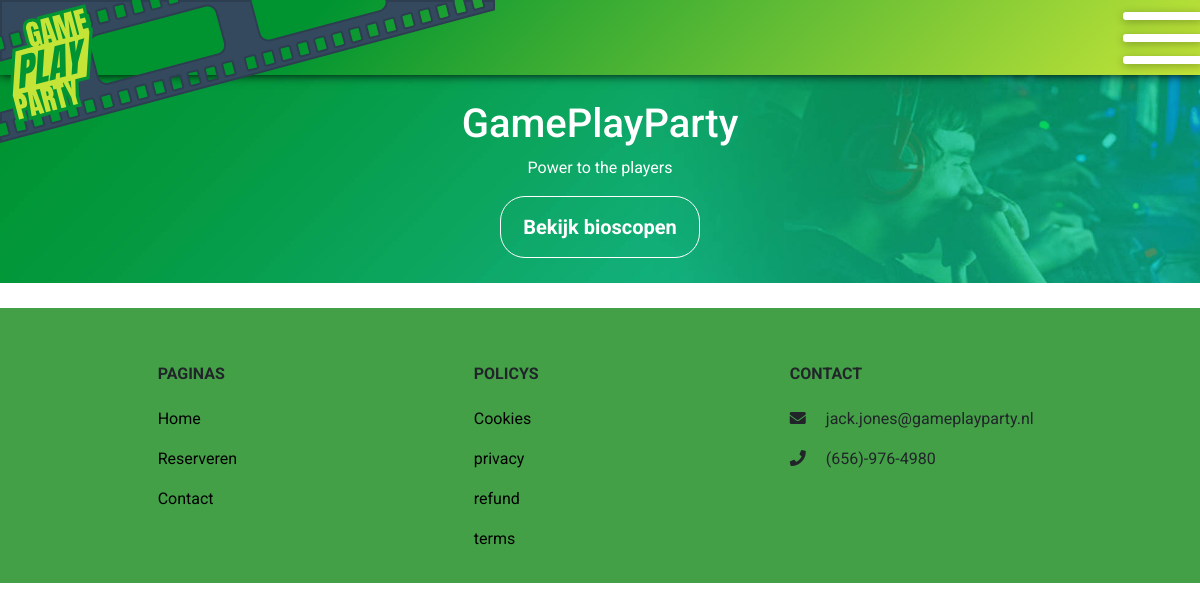
/?op=refund, run on an earlier commit of the app's database.
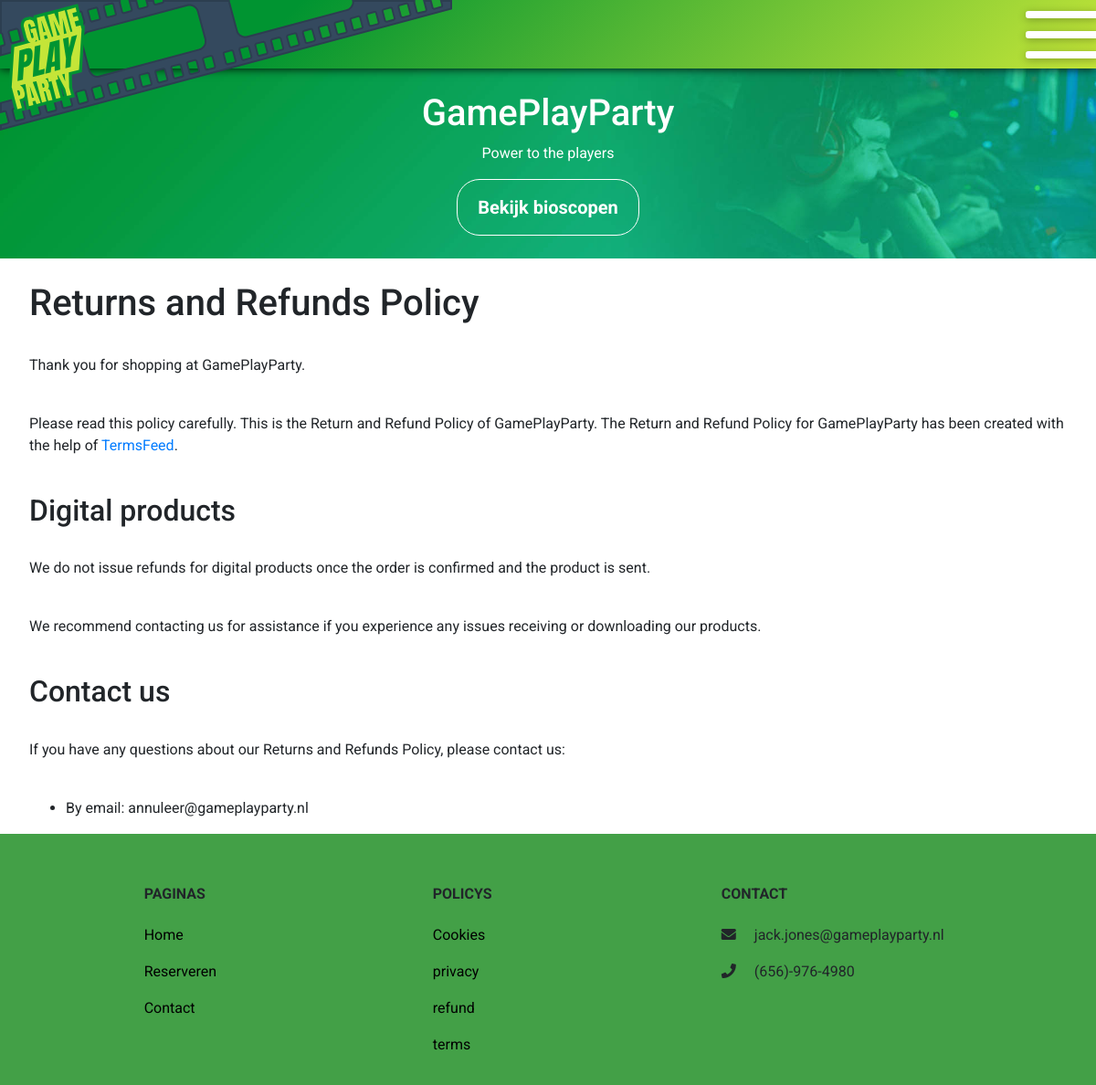
And on a later commit of the database.
### tables this page shows
CREATE TABLE `paginas` (
  `pagina_id` int(11) NOT NULL,
  `pagina_titel` varchar(256) NOT NULL,
  `pagina_content` text NOT NULL
);

### index.php (called while the page is built)
<?php
require_once 'controller/UserController.php';
$controller = new UserController();
$controller->handleRequest();

### model/DataHandler.php (called while the page is built, shortened)
<?php
class DataHandler {
    public function __construct($host, $dbdriver, $dbname, $username, $password) {
        $this->host     = $host;
        $this->dbdriver = $dbdriver;
        $this->dbname   = $dbname;
        $this->username = $username;
        $this->password = $password;
        try {
            $this->dbh = new PDO("$this->dbdriver:host=$this->host;dbname=$this->dbname", $this->username, $this->password);
            $this->dbh->setAttribute(PDO::ATTR_ERRMODE, PDO::ERRMODE_EXCEPTION);
            return true;
        } catch (PDOException $e) {
            echo "Connection with " . $this->dbdriver . " failed: " . $e->getMessage();
        }
    }
    public function readsData($sql) {
        return $this->dbh->query($sql, PDO::FETCH_ASSOC);
    }
};

### model/AuthorLogic.php (called while the page is built, shortened)
<?php
require_once 'model/DataHandler.php';
class AuthorLogic {
    public function __construct() {
        $this->DataHandler = new Datahandler("localhost", "mysql", "gameplayparty", "root", "");
    }
    public function getContent($pageName) {
        $sql='SELECT pagina_content FROM paginas WHERE pagina_titel="' . $pageName . '"';
        $results= $this->DataHandler->readsData($sql);
        return $results;
    }
}
?>

### view/policy/refund.php (the view)
<?php include './view/header.php'; ?>
<?php
    while ($row = $content->fetch(PDO::FETCH_ASSOC)) {
        echo $row['pagina_content'];
    }
?>
<?php include './view/footer.php'; ?>

### controller/UserController.php (shortened to what this page needs)
<?php
require_once 'model/AuthorLogic.php';
class UserController {
    public function __construct() {
        $this->AuthorLogic      = new AuthorLogic();
    }
    public function handleRequest() {
        try {
            $op = isset($_REQUEST['op']) ? $_REQUEST['op'] : null;
            switch ($op) {
                case 'refund':
                    $this->collectRefund();
                    break;
            }
        } catch (ValidationException $e) {
            $errors = $e->getErrors();
        }
    }
    public function collectRefund() {
        $content = $this->AuthorLogic->getContent('refund');
        include './view/policy/refund.php';
    }
}

### view/header.php (shortened to what this page needs)
<!DOCTYPE html>
<html lang="en">
<head>
    <link href="https://stackpath.bootstrapcdn.com/bootstrap/4.3.1/css/bootstrap.min.css" rel="stylesheet"
>
    <link rel="stylesheet" href="https://use.fontawesome.com/releases/v5.7.2/css/all.css"
>
    <link href="//cdn.quilljs.com/1.3.6/quill.snow.css" rel="stylesheet">
    <link href="//cdn.quilljs.com/1.3.6/quill.bubble.css" rel="stylesheet">
    <link rel="stylesheet" type="text/css" href="assets/css/grids/grids.css">
    <link rel="stylesheet" type="text/css" href="assets/css/main.css">
</head>
<body>
<header class="main-header">
    <div class="header-logo">
        <a href="./?op=home">
            <img src="./assets/img/logo.svg">
        </a>
    </div>
</header>
<div class="box">
    <div class="btn-menu not-active">
        <span></span>
        <span></span>
        <span></span>
    </div>
</div>
<div class="row center-xs slider">
    <div class="col-xs-12 col-md-12">
        <div class="slider-caption">
            <?php
            switch ($_REQUEST['op']) {
                default:
                    echo '<h1>GamePlayParty</h1>';
            }
            ?>
            <p>Power to the players</p>
            <a href="./?op=reservations" class="btn-link light">Bekijk bioscopen</a>
        </div>
    </div>
</div>
<div class="container-fluid">

### view/footer.php (shortened to what this page needs)
</div>
<footer class="page-footer font-small mdb-color pt-4" style="background-color:#43a047;">
    <div class="container text-center text-md-left">
        <div class="row text-center text-md-left mt-3 pb-3">
            <div class="col-md-1 col-lg-1 col-xl-1 mx-auto mt-3">
                <h6 class="text text-uppercase mb-4 font-weight-bold">Paginas</h6>
                <div>
                    <p>
                        <a href="?op=home" style="color: black;">Home</a>
                    </p>
                    <p>
                        <a href="?op=reservations" style="color: black;">Reserveren</a>
                    </p>
                    <p>
                        <a href="?op=contact" style="color: black;">Contact</a>
                    </p>
                </div>
            </div>
            <div class="col-md-1 col-lg-1 col-xl-1 mx-auto mt-3">
                <h6 class="text-uppercase mb-4 font-weight-bold">Policys</h6>
                <p>
                    <a href="?op=cookies" style="color: black;">Cookies</a>
                <p>
                    <a href="?op=privacy" style="color: black;">privacy</a>
                </p>
                <p>
                    <a href="?op=refund" style="color: black;">refund</a>
                </p>
                <p>
                    <a href="?op=terms" style="color: black;">terms</a>
                </p>
            </div>
            <div class="col-md-2 col-lg-3 col-xl-2 mx-auto mt-3">
                <h6 class="text-uppercase mb-4 font-weight-bold">Contact</h6>
                <p>
                    <i class="fas fa-envelope mr-3"></i> jack.jones@gameplayparty.nl</p>
                <p>
                    <i class="fas fa-phone mr-3"></i> (656)-976-4980</p>
            </div>
        </div>
    </div>
</footer>
</body>
</html>

### assets/css/grids/grids.css (style rules this page uses)
.container-fluid { margin-right:auto;margin-left:auto;padding-right:2rem;padding-left:2rem }
.row { box-sizing:border-box;display:-ms-flexbox;display:-webkit-box;display:flex;-ms-flex:0 1 auto;-webkit-box-flex:0;flex:0 1 auto;-ms-flex-direction:row;-webkit-box-orient:horizontal;-webkit-box-direction:normal;flex-direction:row;-ms-flex-wrap:wrap;flex-wrap:wrap;margin-right:-1rem;margin-left:-1rem }
.col-xs,.col-xs-1,.col-xs-10,.col-xs-11,.col-xs-12,.col-xs-2,.col-xs-3,.col-xs-4,.col-xs-5,.col-xs-6,.col-xs-7,.col-xs-8,.col-xs-9 { box-sizing:border-box;-ms-flex:0 0 auto;-webkit-box-flex:0;flex:0 0 auto;padding-right:1rem;padding-left:1rem }
.col-xs-12 { -ms-flex-preferred-size:100%;flex-basis:100%;max-width:100% }
.center-xs { -ms-flex-pack:center;-webkit-box-pack:center;justify-content:center;text-align:center }
@media only screen and (min-width:48em) { .container { width:46rem } }
@media only screen and (min-width:62em) { .container { width:61rem } }
@media only screen and (min-width:62em) { .col-md,.col-md-1,.col-md-10,.col-md-11,.col-md-12,.col-md-2,.col-md-3,.col-md-4,.col-md-5,.col-md-6,.col-md-7,.col-md-8,.col-md-9 { box-sizing:border-box;-ms-flex:0 0 auto;-webkit-box-flex:0;flex:0 0 auto;padding-right:1rem;padding-left:1rem } }
@media only screen and (min-width:62em) { .col-md-1 { -ms-flex-preferred-size:8.333%;flex-basis:8.333%;max-width:8.333% } }
@media only screen and (min-width:62em) { .col-md-2 { -ms-flex-preferred-size:16.667%;flex-basis:16.667%;max-width:16.667% } }
@media only screen and (min-width:62em) { .col-md-12 { -ms-flex-preferred-size:100%;flex-basis:100%;max-width:100% } }
@media only screen and (min-width:75em) { .container { width:71rem } }
@media only screen and (min-width:75em) { .col-lg,.col-lg-1,.col-lg-10,.col-lg-11,.col-lg-12,.col-lg-2,.col-lg-3,.col-lg-4,.col-lg-5,.col-lg-6,.col-lg-7,.col-lg-8,.col-lg-9 { box-sizing:border-box;-ms-flex:0 0 auto;-webkit-box-flex:0;flex:0 0 auto;padding-right:1rem;padding-left:1rem } }
@media only screen and (min-width:75em) { .col-lg-1 { -ms-flex-preferred-size:8.333%;flex-basis:8.333%;max-width:8.333% } }
@media only screen and (min-width:75em) { .col-lg-3 { -ms-flex-preferred-size:25%;flex-basis:25%;max-width:25% } }

### assets/css/essentials.css (style rules this page uses)
body { overflow-x: hidden; box-sizing: border-box; font-family: 'Roboto', sans-serif; }
.slider { background-image: url('../img/slider.jpg'); background-size: cover; background-repeat: no-repeat; position: relative; left: 0; right: 0; margin-bottom: 25px; }
.slider-caption { margin: 100px 0px 25px 0px; color: #fff; }
.btn-link { font-size: 20px; font-weight: bold; }
.btn-link.light { display: block; width: 200px; margin: 10px auto; padding: 15px 20px; color: #fff; border: 1px solid #fff; border-radius: 25px; transition: all 0.25s ease-in-out; }

### assets/css/header.css (style rules this page uses)
header.main-header { position: fixed; top: 0; left: 0; right: 0; height: 75px; background-color: #3bb78f; background-image: linear-gradient(315deg, #c4e538 0%, #009431 74%); box-shadow: 0px 0px 10px 0px #000; z-index: 10; }
header.main-header .header-logo { display: inline-block; float: left; position: relative; top: 0; left: 0; height: 100%; width: 55%; }
header.main-header .header-logo img { width: 75%; height: auto; transition: all 0.5s ease-in-out; }
.box { position: fixed; top: 0px; right: 0px; width: 75px; height: 75px; background: transparent; border-radius: 2px; z-index: 20; }
.btn-menu { position: absolute; top: 50%; left: 50%; transform: translate(-50%, -50%); width: 80px; cursor: pointer; }
.btn-menu span { display: block; width: 100%; box-shadow: 0 2px 10px 0 rgba(0, 0, 0, 0.3); border-radius: 3px; height: 8px; background: #fff; transition: all .3s; position: relative; }
.btn-menu span + span { margin-top: 14px; }
.not-active span:nth-child(1) { animation: ease .7s top-2 forwards; }
.not-active span:nth-child(2) { animation: ease .7s scaled-2 forwards; }
.not-active span:nth-child(3) { animation: ease .7s bottom-2 forwards; }

What changed in the data, as far as the page shows it:
added paginas: pagina_content "Returns and Refunds Policy Thank you for shopping at GamePlayParty. Please read this policy carefully. This is the Return and Refund Policy of GamePlayParty. The Return and Refund Policy for GamePlayParty has been created with the help of TermsFeed . Digital products We do not issue refunds for digital products once the order is confirmed and the product is sent. We recommend contacting us for assistance if you experience any issues receiving or downloading our products. Contact us If you have any questions about our Returns and Refunds Policy, please contact us: By email: annuleer@gameplayparty.nl"
